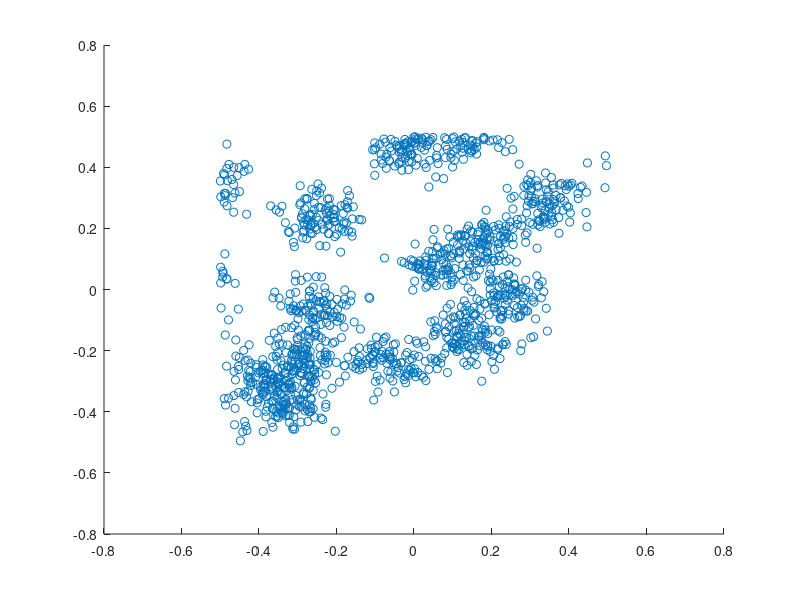

Source code (MATLAB):
%Simulate a Thomas cluster point process on a rectangle.
%Author: H. Paul Keeler, 2018.

%Simulation window parameters
xMin=-.5;
xMax=.5;
yMin=-.5;
yMax=.5;

%Parameters for the parent and daughter point processes 
lambdaParent=10;%density of parent Poisson point process
lambdaDaughter=100;%mean number of points in each cluster
sigma=0.05;%sigma for normal variables (ie random locations) of daughters

%Extended simulation windows parameters
rExt=6*sigma; %extension parameter -- use factor of deviation
%for rExt, use factor of deviation sigma eg 5 or 6
xMinExt=xMin-rExt;
xMaxExt=xMax+rExt;
yMinExt=yMin-rExt;
yMaxExt=yMax+rExt;
%rectangle dimensions
xDeltaExt=xMaxExt-xMinExt;
yDeltaExt=yMaxExt-yMinExt;
areaTotalExt=xDeltaExt*yDeltaExt; %area of extended rectangle

%Simulate Poisson point process for the parents
numbPointsParent=poissrnd(areaTotalExt*lambdaParent,1,1);%Poisson number 
%x and y coordinates of Poisson points for the parent
xxParent=xMinExt+xDeltaExt*rand(numbPointsParent,1);
yyParent=yMinExt+yDeltaExt*rand(numbPointsParent,1);

%Simulate Poisson point process for the daughters (ie final poiint process)
numbPointsDaughter=poissrnd(lambdaDaughter,numbPointsParent,1); 
numbPoints=sum(numbPointsDaughter); %total number of points

%Generate the (relative) locations in Cartesian coordinates by 
%simulating independent normal variables
xx0=normrnd(0,sigma,numbPoints,1);
yy0=normrnd(0,sigma,numbPoints,1);

%replicate parent points (ie centres of disks/clusters) 
xx=repelem(xxParent,numbPointsDaughter);
yy=repelem(yyParent,numbPointsDaughter);
%translate points (ie parents points are the centres of cluster disks)
xx=xx(:)+xx0;
yy=yy(:)+yy0;

%thin points if outside the simulation window
booleInside=((xx>=xMin)&(xx<=xMax)&(yy>=yMin)&(yy<=yMax));
%retain points inside simulation window
xx=xx(booleInside); 
yy=yy(booleInside); 

%Plotting
scatter(xx,yy);
shg;
